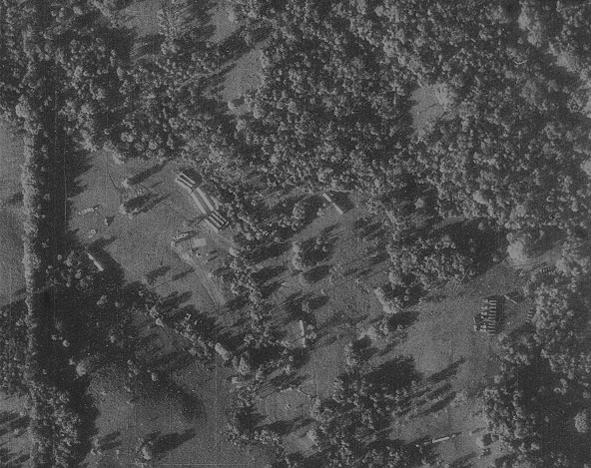
%> input picture HW0/HW0_out/u2dark.png, 591 x 468 px
$ octave imageManip.m   (GNU Octave 9; MATLAB toolbox functions it lacks are replaced by stand-ins)
%> lines starting %> are read from the running program, lines starting %| are printed output that depends on the picture; in (x1, y1, x2, y2) boxes, pixels count from 0 and x2, y2 are one past the last pixel; in counts of white or black regions, pixels touching at a corner belong together; the program's own positions count from 1
%reads in the image, converts it to grayscale, and converts the intensities
%from uint8 integers to doubles. (Brightness must be in 'double' format for
%computations, or else MATLAB will do integer math, which we don't want.)
dark = double(rgb2gray(imread('u2dark.png')));
%> dark: size 468x591 double; min 25, max 153, mean 77

%%%%%% Your part (a) code here: calculate statistics
m = mean(dark(:))
%> m = 76.96
mi = min(dark(:))
%> mi = 25
ma = max(dark(:))
%> ma = 153


%%%%%% Your part (b) code here: apply offset and scaling
sca = (255 - mi)/ma
%> sca = 1.5
off = mi
%> off = 25
fixedimg = sca * dark + off;
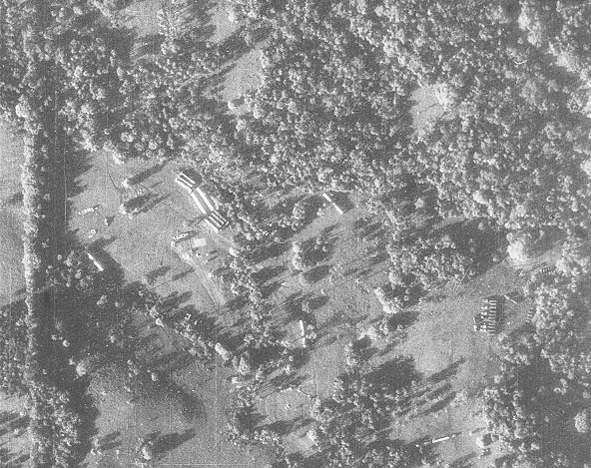
%> fixedimg: size 468x591 double; min 62.58, max 255, mean 140.7

%displays the image
%imshow(uint8(fixedimg));
%imshow(uint8(dark));

%%%%%% Your part (c) code here: apply the formula to increase contrast,
% and display the image
contrasted = 2 * (fixedimg - 128) + 128;
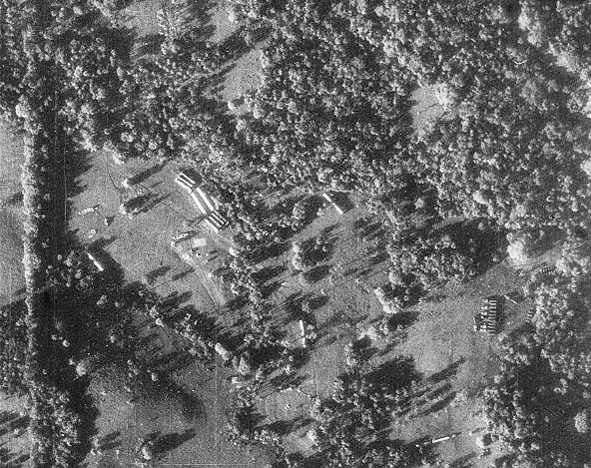
%> contrasted: size 468x591 double; min -2.84, max 382, mean 153.4; drawn with min black and max white
ind = find(contrasted < 0);
%> ind = 37 values from 1743 to 226829
ind2 = find(contrasted > 255);
%> ind2 = 24968 values from 8 to 276487
contrasted(ind) = 0;
%> contrasted: size 468x591 double; 0.01% of pixels changed, all inside (x1, y1, x2, y2) = (3, 3, 485, 463)
contrasted(ind2) = 255;
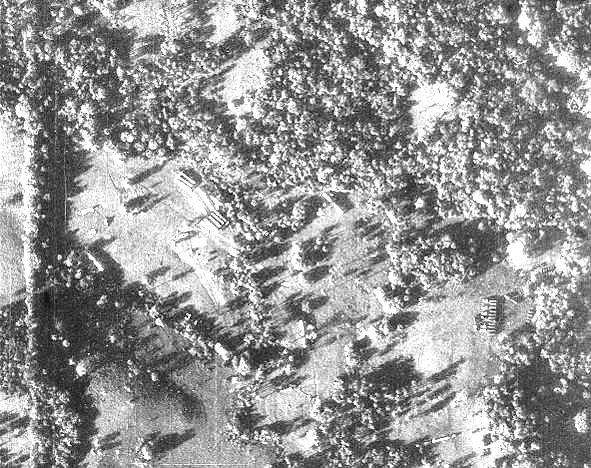
%> contrasted: size 468x591 double; min 0, max 255, mean 150.2
imshow(uint8(contrasted));
